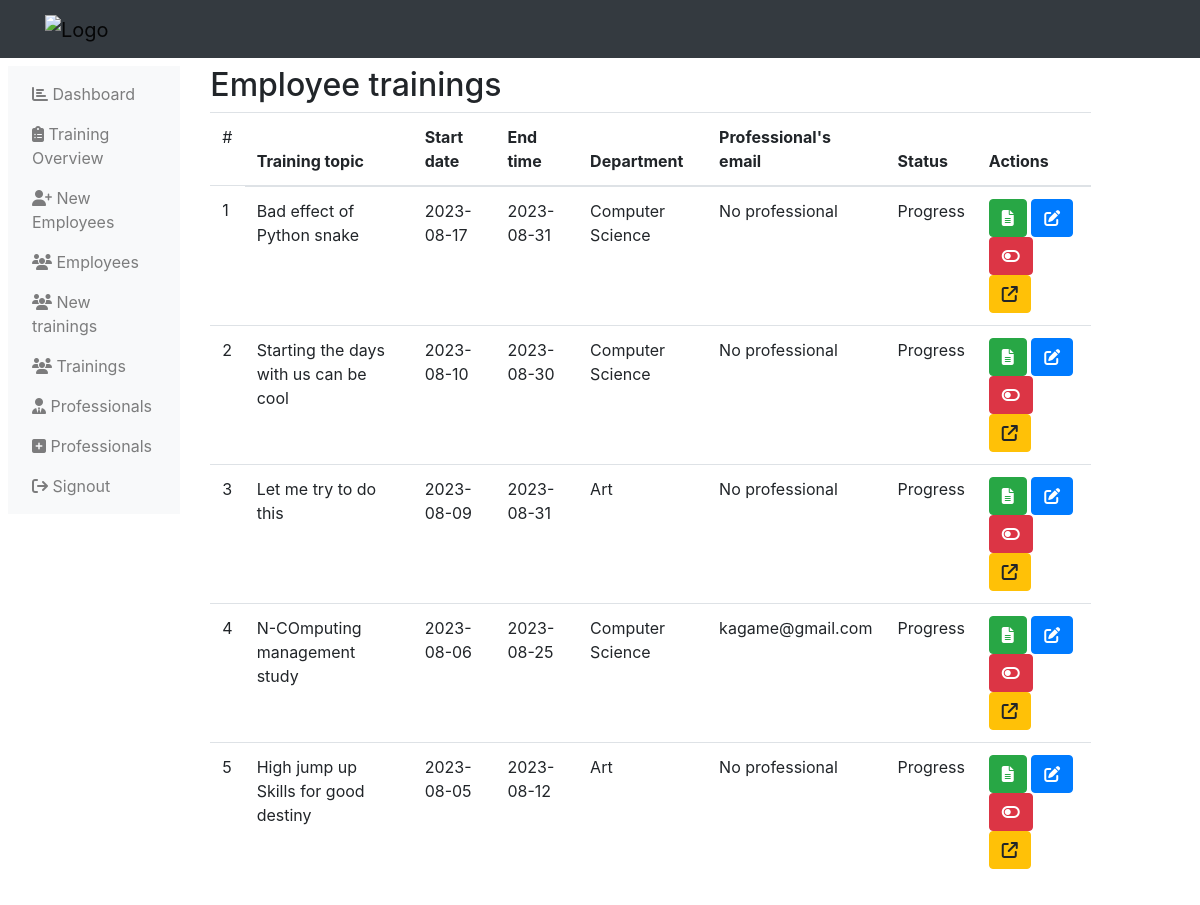
The page /administration-trainings.php (signed in) on the database as committed earlier.
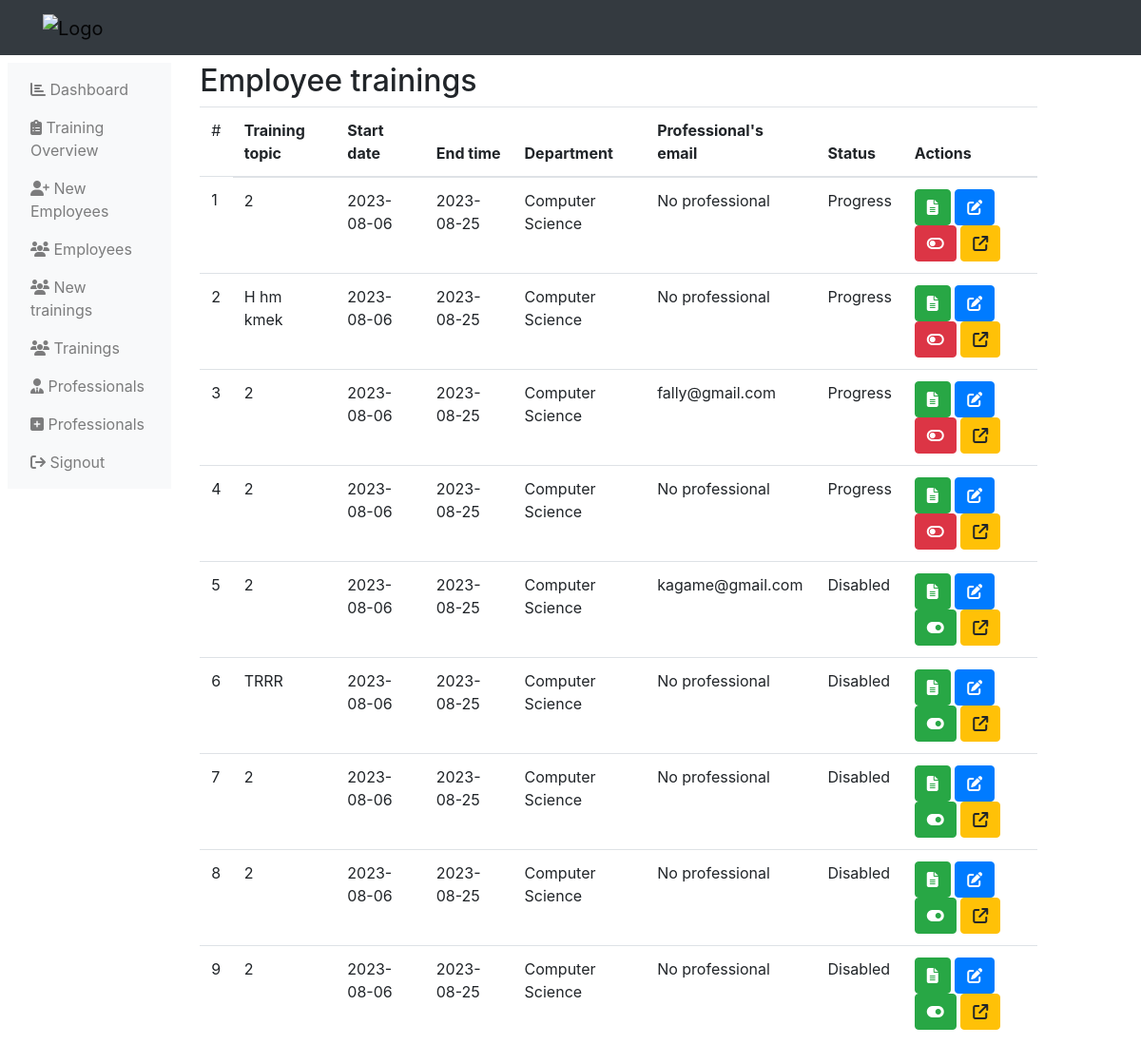
The same page on the database as committed later.
### tables this page shows
CREATE TABLE `trainings` (
  `training_id` int(11) NOT NULL,
  `training_topic` varchar(255) NOT NULL,
  `training_description` text NOT NULL DEFAULT 'This is the defaullt description of the trainings',
  `training_start` varchar(255) NOT NULL,
  `training_end` varchar(255) NOT NULL,
  `training_cover` varchar(255) NOT NULL,
  `training_depart` int(11) NOT NULL,
  `training_status` varchar(255) NOT NULL
);

CREATE TABLE `departments` (
  `depart_id` int(11) NOT NULL,
  `depart_name` varchar(255) NOT NULL
);

CREATE TABLE `training_professionals` (
  `tr_pro_id` int(11) NOT NULL,
  `training` int(11) NOT NULL,
  `professional` int(11) NOT NULL,
  `unique_id` text NOT NULL,
  `tr_pro_status` varchar(255) NOT NULL
);

CREATE TABLE `professionals` (
  `professional_id` int(11) NOT NULL,
  `professional_fn` varchar(255) NOT NULL,
  `professional_ln` varchar(255) NOT NULL,
  `professional_email` varchar(255) NOT NULL,
  `professional_phone` int(12) NOT NULL,
  `professional_status` varchar(255) NOT NULL
);

### administration-trainings.php (the view, shortened to what this page needs)
<?php
    include('php/connection.php');
?>
<!DOCTYPE html>
<html lang="en">
<head>
    <link rel="stylesheet" href="https://maxcdn.bootstrapcdn.com/bootstrap/4.5.2/css/bootstrap.min.css">
    <link rel="stylesheet" href="https://cdnjs.cloudflare.com/ajax/libs/font-awesome/6.4.2/css/all.min.css" />
</head>
<body>
    <?php include("php/administration-header.php"); ?>
    <div class="">
        <div class="row p-2">
            <?php
                include("php/administration-left-links.php");
            ?>
            <div class="col-md-9">
                <h2>
                    Employee trainings
                </h2>
                <div class="r">
                    <table class="table table-hover table-responsive">
                        <thead>
                            <tr>
                                <td>
                                    #
                                <th>
                                    Training topic
                                </th>
                                <th>
                                    Start date
                                </th>
                                <th>
                                    End time
                                </th>
                                <th>
                                    Department
                                </th>
                                <th>
                                    Professional's email
                                </th>
                                <th>
                                    Status
                                </th>
                                <th>
                                    Actions
                                </th>
                            </tr>
                        </thead>
                        <tbody>
                            <?php
                                $get_trainings = mysqli_query($server,"SELECT * from
                                    trainings,departments
                                    WHERE
                                    trainings.training_depart = departments.depart_id
                                    ORDER BY training_status DESC,
                                    training_start DESC,training_end DESC
                                ");
                                $count=1;
                                while ($data_trainings = mysqli_fetch_array($get_trainings)) {
                                    ?>
                                    <tr>
                                        <td>
                                            <?php echo $count++; ?>
                                        </td>
                                        <td>
                                            <?php
                                                echo $data_trainings['training_topic'];
                                            ?>
                                        </td>
                                        <td>
                                            <?php
                                                echo $data_trainings['training_start'];
                                            ?>
                                        </td>
                                        <td>
                                            <?php
                                                echo $data_trainings['training_end'];
                                            ?>
                                        </td>
                                        <td>
                                            <?php
                                                echo $data_trainings['depart_name'];
                                            ?>
                                        </td>
                                        <td>
                                            <?php
                                                $training_id = $data_trainings['training_id'];
                                                $get_professional_tr = mysqli_query($server,"SELECT * from training_professionals
                                                    WHERE training='$training_id'
                                                ");
                                                if (mysqli_num_rows($get_professional_tr) < 1) {
                                                    ?>
                                                    No professional
                                                    <?php
                                                }
                                                while ($data_profe_tr = mysqli_fetch_array($get_professional_tr)) {
                                                    $profes = $data_profe_tr['professional'];
                                                    $get_profe_info = mysqli_fetch_array(mysqli_query($server,"SELECT * from
                                                        professionals WHERE professional_id = '$profes'
                                                    "));
                                                    echo $get_profe_info['professional_email']." ";
                                                }
                                            ?>
                                        </td>
                                        <td>
                                            <?php
                                                echo $data_trainings['training_status'];
                                            ?>
                                        </td>
                                        <td>
                                            <a href="administration-trainings-add-content.php?training_id=<?php echo $data_trainings['training_id'] ?>" title="View training contents" class="btn btn-success">
                                                <i class="fas fa-file-alt"></i>
                                            </a>
                                            <a href="administrator-edit-training.php?training_id=<?php echo $data_trainings['training_id'] ?>" class="btn btn-primary" title="Edit training">
                                                <i class="fa fa-edit"></i>
                                            </a>
                                            <?php
                                                if ($data_trainings['training_status'] == 'Progress') {
                                                    ?>
                                                    <a href="administrator-ban-training.php?training_id=<?php echo $data_trainings['training_id'] ?>" class="btn btn-danger" title="Disable training">
                                                        <i class="fas fa-toggle-off"></i>
                                                    </a>
                                                    <?php
                                                }
                                                else {
                                                    ?>
                                                    <a href="administrator-unban-training.php?training_id=<?php echo $data_trainings['training_id'] ?>" class="btn btn-success" title="Enable training">
                                                        <i class="fas fa-toggle-on"></i>
                                                    </a>
                                                    <?php
                                                }
                                            ?>
                                            <a href="trainings/covers/<?php echo $data_trainings['training_cover']; ?>" title="View training image." target="_blank" class="btn btn-warning">
                                                <i class="fa fa-external-link"></i>
                                            </a>
                                        </td>
                                    </tr>
                                    <?php
                                }
                            ?>
                        </tbody>
                    </table>
                </div>
            </div>
        </div>
    </div>
</body>
</html>

### php/administration-header.php (shortened to what this page needs)
<nav class="navbar navbar-expand-lg navbar-light bg-dark">
    <div class="container">
        <a class="navbar-brand" href="adminstration-home.php">
            <img src="logo.png" alt="Logo" width="50" height="50">
        </a>
    </div>
</nav>

### php/administration-left-links.php
<div class="col-md-2">
    <nav class="navbar navbar-expand-md navbar-light bg-light">
        <div class="collapse navbar-collapse" id="navbarNav">
            <ul class="navbar-nav flex-column">
                <li class="nav-item">
                    <a class="nav-link" href="adminstration-home.php"><i class="fas fa-chart-bar"></i> Dashboard</a>
                </li>
                <li class="nav-item">
                    <a class="nav-link" href="#"><i class="fas fa-clipboard-list"></i> Training Overview</a>
                </li>
                <li class="nav-item">
                    <a class="nav-link" href="adminstation-new-employees.php"><i class="fas fa-user-plus"></i> New Employees</a>
                </li>
                <li class="nav-item">
                    <a class="nav-link" href="administration-employees.php"><i class="fas fa-users"></i> Employees</a>
                </li>
                <li class="nav-item">
                    <a class="nav-link" href="administration-new-trainings.php"><i class="fas fa-users"></i> New trainings</a>
                </li>
                <li class="nav-item">
                    <a class="nav-link" href="administration-trainings.php"><i class="fas fa-users"></i> Trainings</a>
                </li>
                <li class="nav-item">
                    <a class="nav-link" href="administration-professionals.php">
                    <i class="fas fa-user-tie"></i>
                    Professionals
                    </a>
                </li>
                <li class="nav-item">
                    <a class="nav-link" href="administration-new-professionals.php">
                    <i class="fas fa-plus-square"></i>
                    Professionals
                    </a>
                </li>
                <li class="nav-item">
                    <a class="nav-link" href="sign-out.php?administration"><i class="fas fa-sign-out"></i> Signout</a>
                </li>
            </ul>
        </div>
    </nav>
</div>

Rows that differ between the two databases and show on the page:
changed trainings (number 1 of 9 on the later page): training_topic "High jump up Skills for good destiny" → "2"; training_start "2023-08-05" → "2023-08-06"; training_end "2023-08-12" → "2023-08-25"; training_depart.depart_name "Art" → "Computer Science"; moves up the list
changed trainings: training_topic "Starting the days with us can be cool" → "H hm kmek"; training_start "2023-08-10" → "2023-08-06"; training_end "2023-08-30" → "2023-08-25"; moves down the list
added trainings: training_topic "2", training_start "2023-08-06", training_end "2023-08-25", training_depart.depart_name "Computer Science", training_status "Progress"
added training_professionals: professional.professional_email "fally@gmail.com", shown under "2"
added trainings: training_topic "2", training_start "2023-08-06", training_end "2023-08-25", training_depart.depart_name "Computer Science", shows "No professional", training_status "Progress"
changed trainings (number 5 of 9 on the later page): training_topic "N-COmputing management study" → "2"; training_status "Progress" → "Disabled"; moves up the list
changed trainings: training_topic "Let me try to do this" → "TRRR"; training_start "2023-08-09" → "2023-08-06"; training_end "2023-08-31" → "2023-08-25"; training_depart.depart_name "Art" → "Computer Science"; training_status "Progress" → "Disabled"; moves down the list
changed trainings (number 7 of 9 on the later page): training_topic "Bad effect of Python snake" → "2"; training_start "2023-08-17" → "2023-08-06"; training_end "2023-08-31" → "2023-08-25"; training_status "Progress" → "Disabled"
added trainings: training_topic "2", training_start "2023-08-06", training_end "2023-08-25", training_depart.depart_name "Computer Science", shows "No professional", training_status "Disabled"
added trainings: training_topic "2", training_start "2023-08-06", training_end "2023-08-25", training_depart.depart_name "Computer Science", shows "No professional", training_status "Disabled"
